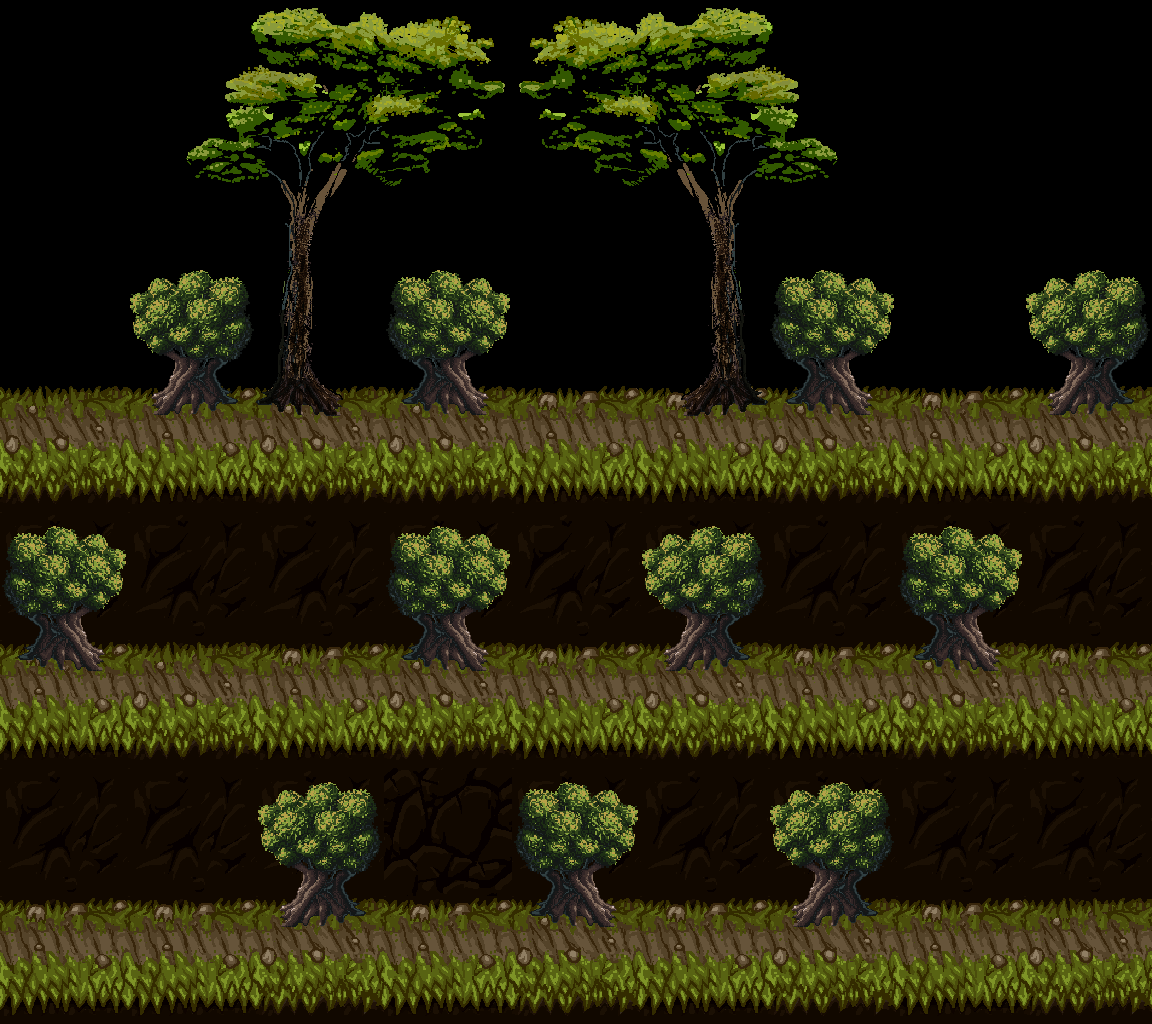

This game map was drawn from its Tiled (.tmx) file and the tilesets committed beside it. A one-line description and the trimmed map source follow:
An orthogonal 9x8 tile map with 128x128 px tiles, 3 tile layers (Terrain Background, CollisionTop, Background).

<map version="1.0" orientation="orthogonal" width="9" height="8" tilewidth="128" tileheight="128">
 <tileset firstgid="1" name="tiles_aubrey" tilewidth="128" tileheight="128">
  <image source="tiles_aubrey.png" width="2048" height="2048" />
 </tileset>
 <layer name="Terrain Background" width="9" height="8">
  <data>[72 cells, 36 non-empty, 2 distinct tile ids]</data>
 </layer>
 <layer name="CollisionTop" width="9" height="8">
  <data>[72 cells, 27 non-empty, 2 distinct tile ids]</data>
 </layer>
 <layer name="Background" width="9" height="8">
  <data>[72 cells, 40 non-empty, 12 distinct tile ids]</data>
 </layer>
</map>
